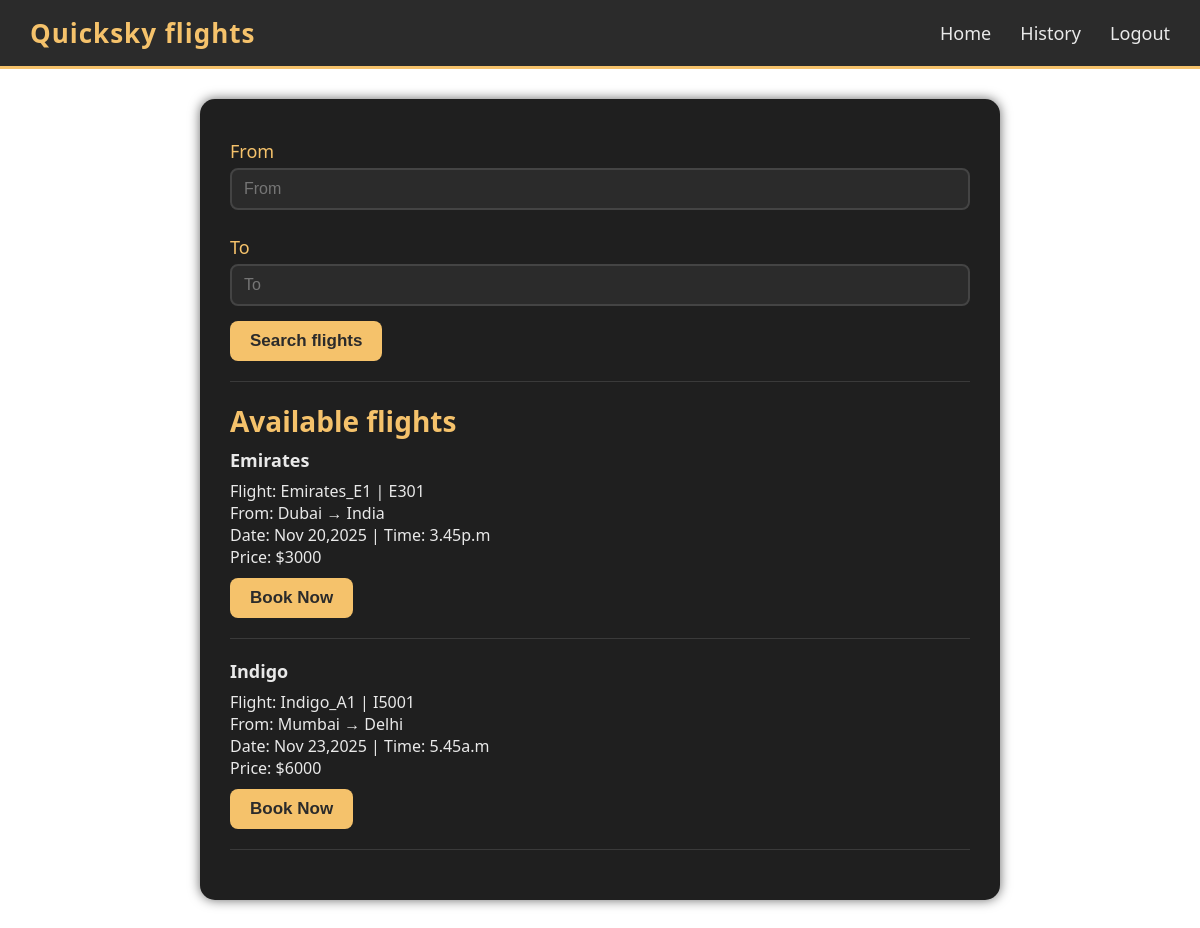
/home/, run on the app's committed database.
### base/models.py (models this page shows)
class Flight(models.Model):
    company = models.CharField(max_length=100)
    flight_name = models.CharField(max_length=100)
    flight_no = models.CharField(max_length=50)
    origin = models.CharField(max_length=100)
    destination = models.CharField(max_length=100)
    departure_time = models.CharField(max_length=50)
    flight_date = models.CharField(max_length=50)
    price = models.IntegerField()

### base/views.py (the view)
# urls.py: urlpatterns=[path('home/',home,name='home'),
def home(request):
    flights = Flight.objects.all()
    return render(request,'home.html',{'home':True ,'flights': flights})

### base/templates/home.html
{% extends 'main.html' %}
{% block content %}
<div class="home">
    <p>From</p><input type="text" placeholder="From">
    <p>To</p><input type="text" placeholder="To">
    <button>Search flights</button>
    <hr>
    <h1>Available flights</h1>
    <div>
        {% for f in flights %}
            <p><b>{{ f.company }}</b></p>
            Flight: {{ f.flight_name }} | {{ f.flight_no }}<br>
            From: {{ f.origin }} → {{ f.destination }}<br>
            Date: {{ f.flight_date }} | Time: {{ f.departure_time }}<br>
            Price: ${{ f.price }}<br>
            {% if f.id %}
                <a href="{% url 'book_now' f.id %}"><button>Book Now</button></a>
            {% else %}
                <p style="color: red;">Error: Flight has no valid ID</p>
            {% endif %}
            <hr>
        {% endfor %}
    </div>
</div>
{% endblock %}

### templates/main.html (shortened to what this page needs)
{% load static %}
<!DOCTYPE html>
<html lang="en">
<head>
    <link rel="stylesheet" href="{% static 'style.css' %}">
</head>
<body>
    {% include 'nav.html' %}
    {% block content %}
    {% endblock %}
</body>
</html>

### templates/nav.html
<div class="navs">
    <span><h1>Quicksky flights</h1></span>
        <span id="navs">
           {% if home %}
            <a href="{% url 'home' %}">Home</a>
            <a href="{% url 'history' %}">History</a>
            <a href="{% url 'login' %}">Logout</a>
           {% else %}
            <a href="{% url 'login' %}">Login</a>
            <a href="{% url 'register' %}">Register</a>
            <a href="{% url 'support' %}">Support</a>
            <a href="{% url 'about' %}">About</a>
           {% endif %}
        </span>
</div>

### static/style.css (style rules this page uses)
* { padding: 0;margin: 0;box-sizing: border-box; }
.navs { background: #2b2b2b; color: #f5c26b; padding: 15px 30px; display: flex; justify-content: space-between; align-items: center; border-bottom: 3px solid #f5c26b; font-family: "Segoe UI", sans-serif; }
.navs h1 { margin: 0; font-size: 26px; letter-spacing: 1px; color: #f5c26b; }
#navs a { margin-left: 25px; text-decoration: none; color: #e9e9e9; font-size: 18px; font-weight: 500; transition: 0.3s; }
.home { background: #1f1f1f; color: #e9e9e9; padding: 30px; margin: 30px auto; max-width: 800px; border-radius: 15px; box-shadow: 0 0 12px rgba(0,0,0,0.6); font-family: "Segoe UI", sans-serif; }
.home p { font-size: 18px; margin: 10px 0 5px 0; color: #f5c26b; }
.home input[type="text"] { width: 100%; padding: 10px 12px; border: 2px solid #444; background: #2b2b2b; color: #e9e9e9; border-radius: 8px; margin-bottom: 15px; font-size: 16px; transition: 0.3s; }
.home button { background: #f5c26b; color: #2b2b2b; padding: 10px 20px; border: none; font-size: 17px; border-radius: 8px; cursor: pointer; font-weight: bold; transition: 0.3s; }
.home h1 { color: #f5c26b; margin-top: 20px; font-size: 28px; }
.home div p { margin: 8px 0; color: #e9e9e9; }
.home hr { border: none; border-bottom: 1px solid #3a3a3a; margin: 20px 0; }
.home a button { margin-top: 10px; }

### data on the page
Flight: company "Emirates", flight_name "Emirates_E1", flight_no "E301", origin "Dubai", destination "India", flight_date "Nov 20,2025", departure_time "3.45p.m", price "3000", shows "Book Now"
Flight: company "Indigo", flight_name "Indigo_A1", flight_no "I5001", origin "Mumbai", destination "Delhi", flight_date "Nov 23,2025", departure_time "5.45a.m", price "6000", shows "Book Now"
